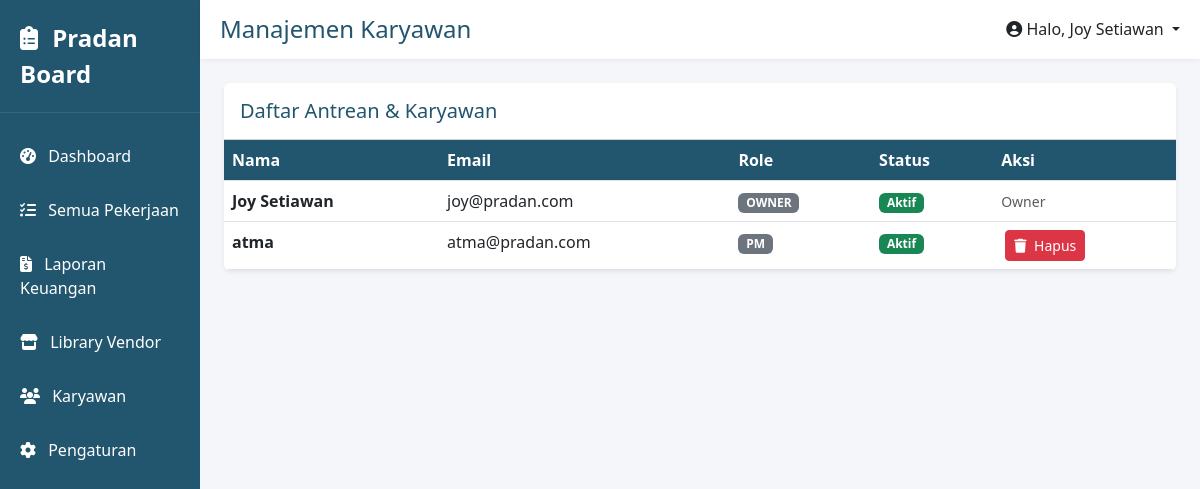
The app's page /karyawan (signed in), older data.
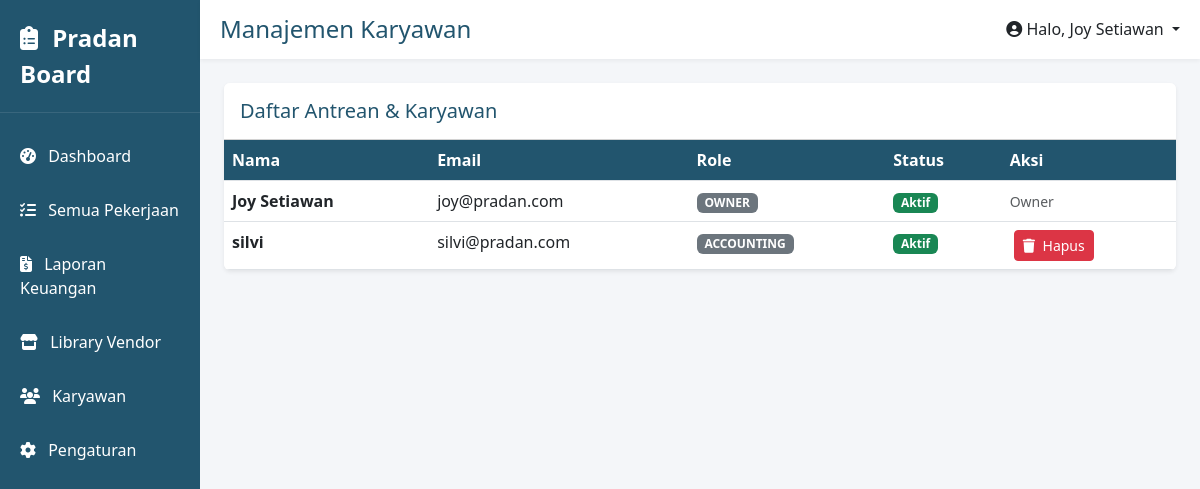
The same page, newer data.
### models.py (models this page shows)
class User(db.Model):
    id = db.Column(db.Integer, primary_key=True)
    name = db.Column(db.String(100), nullable=False)
    email = db.Column(db.String(120), unique=True, nullable=False)
    password = db.Column(db.String(200), nullable=False)
    role = db.Column(db.String(20), nullable=False)
    is_approved = db.Column(db.Boolean, default=False)

### app.py (the view)
@app.route('/karyawan')
def karyawan():
    user = get_current_user()
    if not user: return redirect(url_for('login'))
    return render_template('karyawan.html', semua_user=User.query.all())

### app.py (called while the page is built)
def get_current_user():
    user_id = session.get('user_id')
    if user_id: return db.session.get(User, user_id)
    return None

@app.context_processor
def inject_user():
    return dict(user=get_current_user(), User=User)

### templates/karyawan.html (shortened to what this page needs)
{% extends "base.html" %}
{% block page_title %}Manajemen Karyawan{% endblock %}
{% block content %}
<div class="card border-0 shadow-sm overflow-hidden">
    <div class="card-header bg-white py-3">
        <h5 class="m-0 font-weight-bold" style="color: var(--pradan-blue);">Daftar Antrean & Karyawan</h5>
    </div>
    <div class="card-body p-0">
        <table class="table table-hover table-custom m-0">
            <thead>
                <tr>
                    <th>Nama</th>
                    <th>Email</th>
                    <th>Role</th>
                    <th>Status</th>
                    <th>Aksi</th>
                </tr>
            </thead>
            <tbody>
                {% for u in semua_user %}
                <tr>
                    <td><strong>{{ u.name }}</strong></td>
                    <td>{{ u.email }}</td>
                    <td><span class="badge bg-secondary">{{ u.role.upper() }}</span></td>
                    <td>
                        {% if u.is_approved %}
                            <span class="badge bg-success">Aktif</span>
                        {% else %}
                            <span class="badge bg-warning text-dark">Menunggu Approval</span>
                        {% endif %}
                    </td>
                    <td>
                        {% if u.role != 'owner' and user.role == 'owner' %}
                            <a href="{{ url_for('delete_user', user_id=u.id) }}" class="btn btn-sm btn-danger ms-1" onclick="return confirm('Apakah Anda yakin ingin menghapus akun ini? Akun tersebut harus registrasi ulang jika ingin masuk kembali.')">
                                <i class="fas fa-trash me-1"></i> Hapus
                            </a>
                        {% elif u.role == 'owner' %}
                            <span class="text-muted small">Owner</span>
                        {% endif %}
                    </td>
                </tr>
                {% endfor %}
            </tbody>
        </table>
    </div>
</div>
{% endblock %}

Row changes from the older to the newer data that the page shows:
changed User: name "atma" → "silvi"; email "atma@pradan.com" → "silvi@pradan.com"; role "PM" → "ACCOUNTING"
